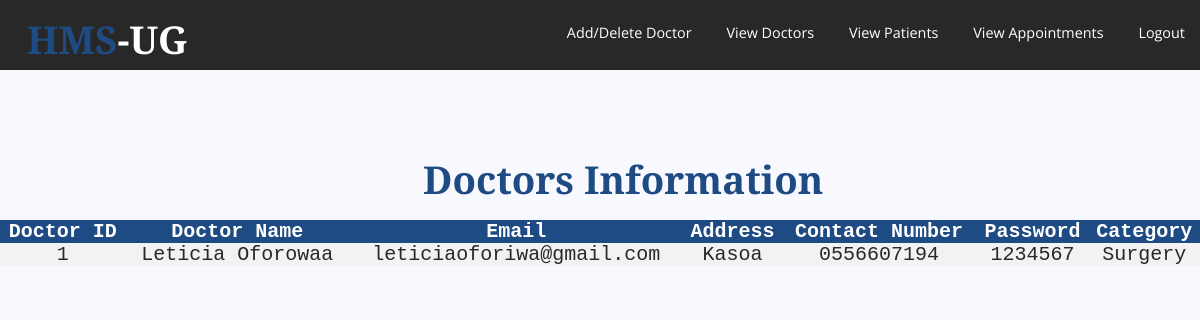
/presentaionlayer/admin/viewdoctor.php, run on the app's committed database.
### tables this page shows
CREATE TABLE `doctor` (
  `DoctorID` int(11) NOT NULL,
  `Doctorname` varchar(255) NOT NULL,
  `email` varchar(50) NOT NULL,
  `Address` varchar(255) NOT NULL,
  `ContactNumber` varchar(255) NOT NULL,
  `password` varchar(255) NOT NULL,
  `categorey` varchar(255) NOT NULL
);

### presentaionlayer/admin/viewdoctor.php (the view, shortened to what this page needs)
<?php include '../../datalayer/bookserver.php'; ?>
<!DOCTYPE html>
<html>
<head>
	<link rel="stylesheet" href="style5.css">
</head>
<header>
	<h1>HMS<span>-UG</span></h1>
	<nav>
		<ul>
			<li><a href="index3.php">Add/Delete Doctor</a></li>
			<li><a href="viewdoctor.php">View Doctors</a></li>
			<li><a href=" viewpatients.php">View Patients</a></li>
			<li><a href="viewappointments.php">View Appointments</a></li>
			<li><a href="../../applicationlayer/Doctorpatient.php">Logout</a></li>
		</ul>
	</nav>
</header>
<body>
	<h1 style="margin-left:35% ;margin-top:80px" class="asd">Doctors Information</h1>
	<table class="table4">
		<tr>
			<th>Doctor ID</th>
			<th>Doctor Name</th>
			<th>Email</th>
			<th>Address</th>
			<th>Contact Number</th>
			<th>Password</th>
			<th>Category</th>
		</tr>
		<?php $sql3 = "SELECT  * FROM  doctor ";
		$result3 = $mysqli->query($sql3);
		if (mysqli_num_rows($result3) >= 1) {
			while ($row3 = $result3->fetch_assoc()) {
				echo "<tr><td>" . $row3["DoctorID"] . "</td><td>" . $row3["Doctorname"] . "</td><td>" . $row3["email"] . "</td><td>" . $row3["Address"] . "</td><td>" . $row3['ContactNumber'] . "</td><td>" . $row3['password'] . "</td><td>" . $row3["categorey"] . "</td></tr>";
			}
			echo "</table";
		}
		?>
	</table>
</body>
</html>

### presentaionlayer/admin/style5.css (style rules this page uses)
body,html { margin: 0; padding: 0; }
header { width: 100%; height: 70px; background-color: #282828; }
h1 { position: absolute; padding: 3px; float: left; margin-left: 2%; margin-top: 10px; font-family: 'Alfa Slab One',cursive; color: #1e4b83; }
span { color: #ffffff; }
ul { width: auto; float: right; margin-top: 8px; }
li { display: inline-block; padding: 15px 15px; }
a { text-align: center; color: #ffffff; text-decoration: none; font-family: 'Open Sans',sans-serif; font-size: 1.2vw; }
* { margin: 0px; padding: 0px; }
body { font-size: 120%; background: #F8F8FF; }
.table4 { border-collapse: collapse; width: 100%; color: #282828; font-family: monospace; font-size: 20px; text-align: center; margin-top:150px; padding: 0; }
th { background-color: #1e4b83; color: white; width: auto; }
tr:nth-child(even) { background-color: #f2f2f2; width: auto; }

### data on the page
doctor: DoctorID "1", Doctorname "Leticia Oforowaa", email "leticiaoforiwa@gmail.com", Address "Kasoa", ContactNumber "0556607194", password "1234567", categorey "Surgery"
